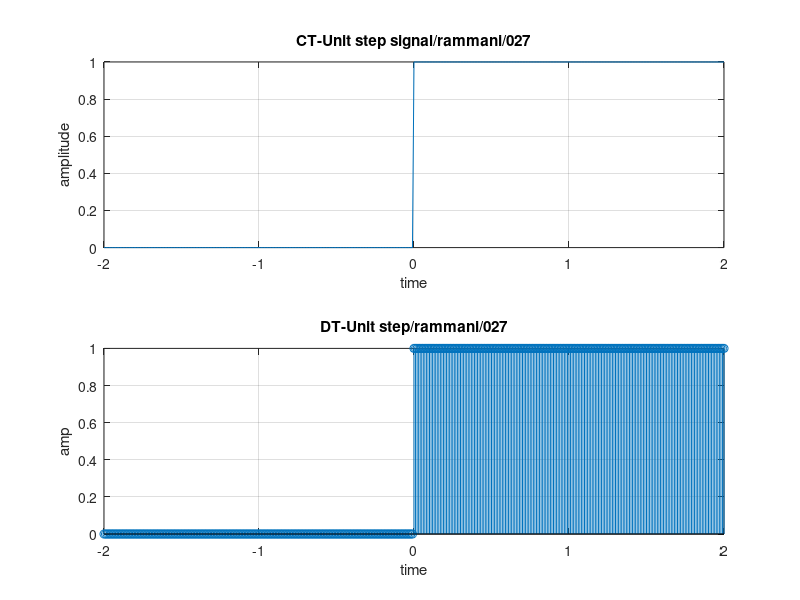

Reproduce this figure in MATLAB.
% construct a CT and DT unit step signal;
clc;
clear all;
close all;
i = 1;
for t = -2:0.01:2
    if(t>=0)
        x(i) = 1;
    else
        x(i) = 0;
    end
    i = i + 1;
end

t = -2:0.01:2;
subplot(2,1,1);
plot(t, x);
xlabel('time');
ylabel('amplitude');
title('CT-Unit step signal/rammani/027');
grid on;

i = 1;
for t = -2:0.01:2
    if (t>=0)
        x(i) = 1;
    else
        x(i) = 0;
    end
    i = i+1;
end

t = -2:0.01:2;
subplot(2,1,2);
stem(t,x);
xlabel('time');
ylabel('amp');
title('DT-Unit step/rammani/027');
grid on;
